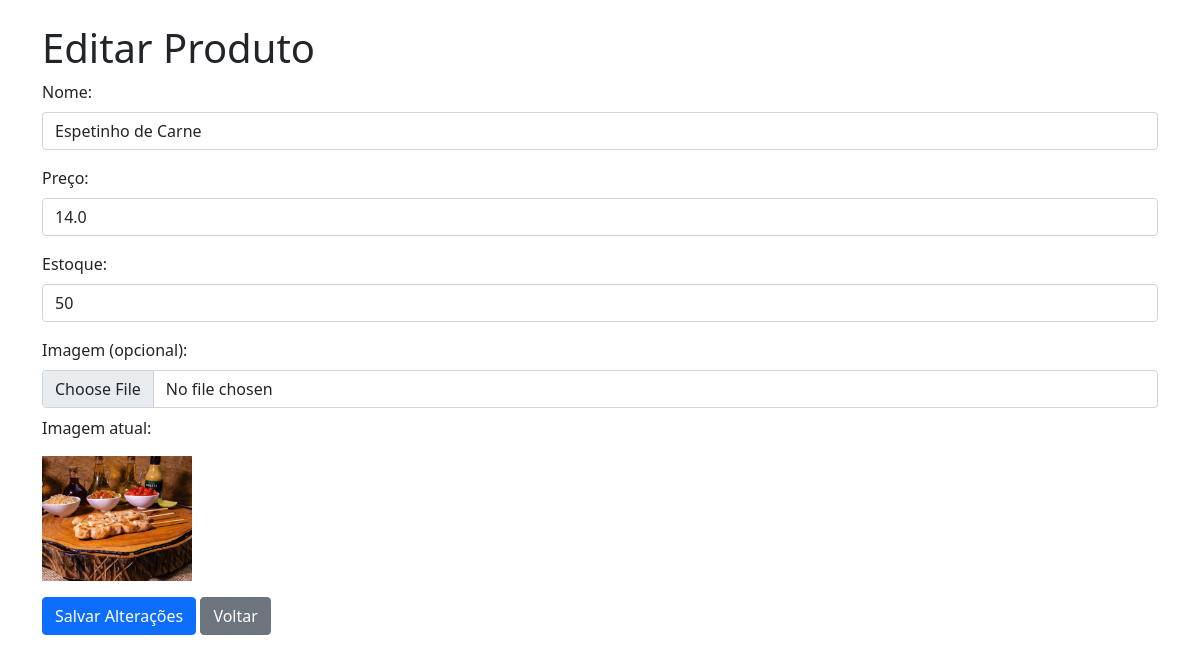
Before: /editar_produto/1 with the older database file.
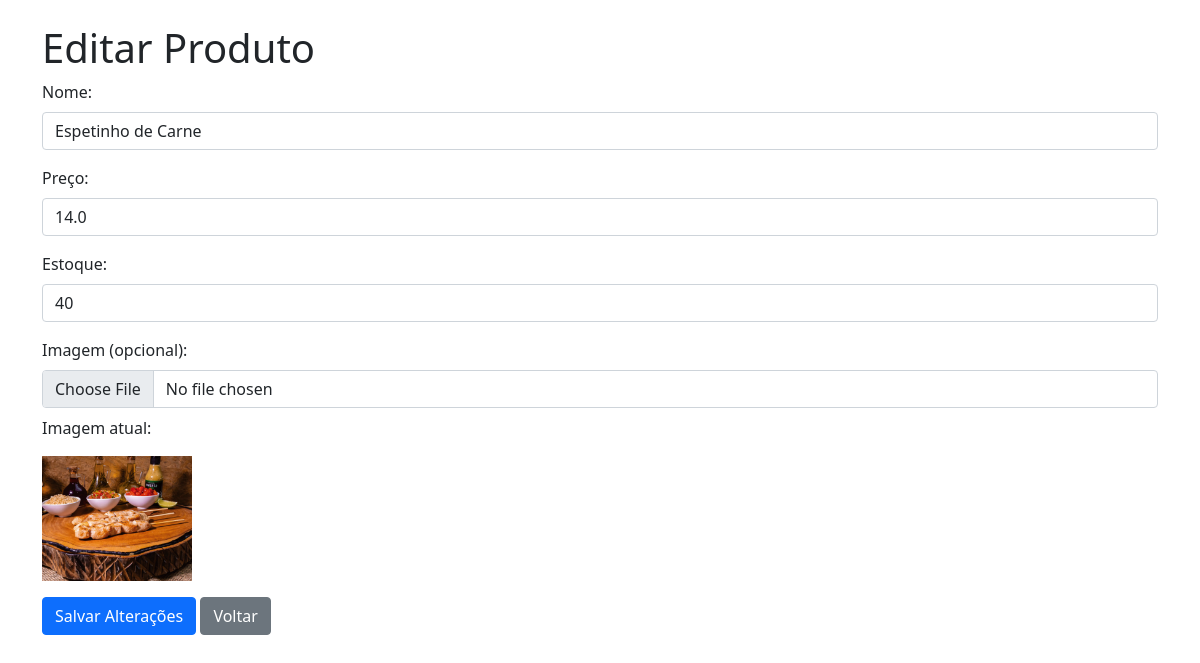
After: the same page with the newer database file.
### app.py (models this page shows)
class Produto(db.Model):
    id = db.Column(db.Integer, primary_key=True)
    nome = db.Column(db.String(100), nullable=False)
    preco = db.Column(db.Float, nullable=False)
    estoque = db.Column(db.Integer, default=0)
    imagem = db.Column(db.String(255))
    itens_venda = db.relationship('ItemVenda', back_populates='produto')

### app.py (the view, shortened to what this page needs)
@app.route('/editar_produto/<int:id>', methods=['GET', 'POST'])
def editar_produto(id):
    produto = Produto.query.get(id)
    return render_template('editar_produto.html', produto=produto)

### templates/editar_produto.html
{% extends 'base.html' %}
{% block content %}
<h1>Editar Produto</h1>
<form method="POST" enctype="multipart/form-data">
    <div class="mb-3">
        <label for="nome" class="form-label">Nome:</label>
        <input type="text" name="nome" id="nome" class="form-control" value="{{ produto.nome }}" required>
    </div>
    <div class="mb-3">
        <label for="preco" class="form-label">Preço:</label>
        <input type="number" name="preco" id="preco" class="form-control" value="{{ produto.preco }}" step="0.01" required>
    </div>
    <div class="mb-3">
        <label for="estoque" class="form-label">Estoque:</label>
        <input type="number" name="estoque" id="estoque" class="form-control" value="{{ produto.estoque }}" required>
    </div>
    <div class="mb-3">
        <label for="imagem" class="form-label">Imagem (opcional):</label>
        <input type="file" name="imagem" id="imagem" class="form-control">
        {% if produto.imagem %}
            <p class="mt-2">Imagem atual:</p>
            <img src="{{ url_for('static', filename='uploads/' ~ produto.imagem) }}" width="150">
        {% endif %}
    </div>
    <button type="submit" class="btn btn-primary">Salvar Alterações</button>
    <a href="{{ url_for('produtos') }}" class="btn btn-secondary">Voltar</a>
</form>
{% endblock %}

Changed rows visible on the page:
changed Produto "Espetinho de Carne": estoque "50" → "40"
